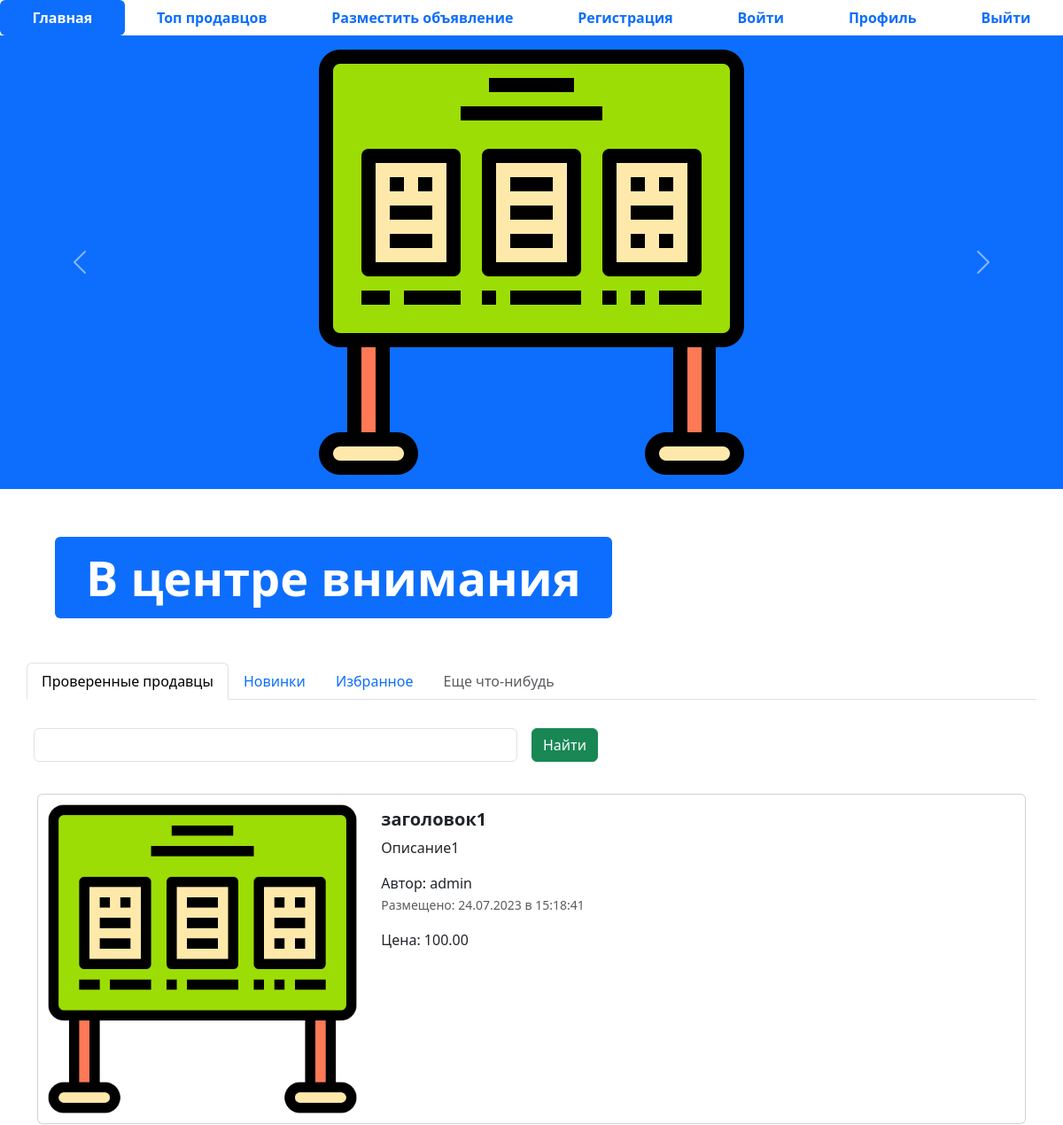
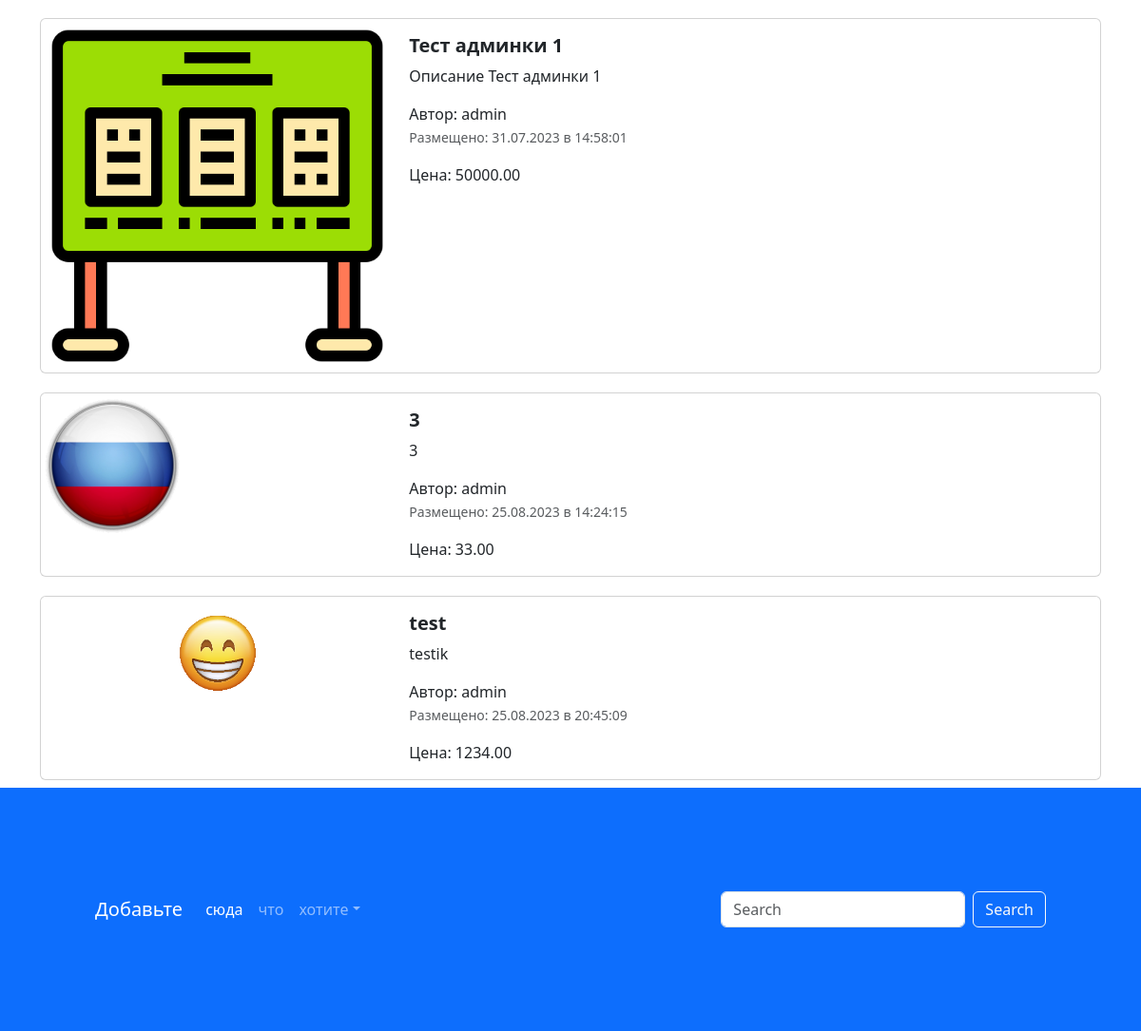
The page / on the database its author committed (2 pictures, top to bottom).
### app_advertisments/models.py (models this page shows, shortened)
class Advertisments(models.Model):
    title = models.CharField("Заголовок", max_length = 128)
    description = models.TextField("Описание")
    price = models.DecimalField("Цена", max_digits = 10, decimal_places = 2)
    auction = models.BooleanField("Торг", help_text = "Отметьте, если торг уместен")
    created_time = models.DateTimeField(auto_now_add = True)
    updated_time = models.DateTimeField(auto_now = True)
    user = models.ForeignKey(User, verbose_name = 'Пользователь', on_delete = models.CASCADE)
    image = models.ImageField("Изображение", upload_to = "advertisements/")
    class Meta:
        db_table = "advertisements"
    @admin.display(description = 'Дата создания')
    def created_date(self):
        from django.utils import timezone
        if self.created_time.date() == timezone.now().date():
            creat_time = self.created_time.time().strftime("%H:%M:%S")
            return format_html('<span style="color: green; font-weight: bold">Сегодня в {}</span>', creat_time)
        return self.created_time.strftime("%d.%m.%Y в %H:%M:%S")

### app_advertisments/views.py (the view)
# urls.py: path('', index, name='main-page'),
def index(request):
    advertisements = Advertisments.objects.all()
    context = {'advertisements': advertisements}
    return render(request, 'index.html', context)

### Templates/index.html (shortened to what this page needs)
{% extends 'base.html' %}
{% load static %}
{% block content %}
<ul class="nav nav-pills sticky-top bg-white nav-fill">
  <li class="nav-item">
    <a class="nav-link active" aria-current="page" href="{% url 'main-page' %}">
      <span style="font-weight: bold;">Главная</span>
    </a>
  </li>
  <li class="nav-item">
    <a class="nav-link" href="{% url 'top_sellers' %}"><span style="font-weight: bold;">Топ продавцов</span>
    </a>
  </li>
  <li class="nav-item">
    <a class="nav-link" href="{% url 'adv_post' %}">
      <span style="font-weight: bold;">Разместить объявление</span>
    </a>
  </li>
  <li class="nav-item">
    <a class="nav-link" href="register.html">
      <span style="font-weight: bold;">Регистрация</span>
    </a>
  </li>
  <li class="nav-item">
    <a class="nav-link" href="login.html">
      <span style="font-weight: bold;">Войти</span>
    </a>
  </li>
  <li class="nav-item">
    <a class="nav-link" href="profile.html">
      <span style="font-weight: bold;">Профиль</span>
    </a>
  </li>
  <li class="nav-item">
    <a class="nav-link" href="#">
      <span style="font-weight: bold;">Выйти</span>
    </a>
  </li>
</ul>
<div id="carouselExampleControls" class="carousel slide bg-primary" data-bs-ride="carousel">
  <div class="carousel-inner">
    <div class="carousel-item active">
      <img src="{% static 'img/pict.png' %}" class="mx-auto d-block w-33" alt="...">
    </div>
  </div>
  <button class="carousel-control-prev" type="button" data-bs-target="#carouselExampleControls" data-bs-slide="prev">
    <span class="carousel-control-prev-icon" aria-hidden="true"></span>
  </button>
  <button class="carousel-control-next" type="button" data-bs-target="#carouselExampleControls" data-bs-slide="next">
    <span class="carousel-control-next-icon" aria-hidden="true"></span>
  </button>
</div>
<div class="container" style="margin: 50px;">
  <div class="display-2">
    <span class="badge bg-primary">В центре внимания</span>
  </div>
</div>
<div class="container">
  <div class="row">
    <ul class="nav nav-tabs bg-white">
      <li class="nav-item">
        <a class="nav-link active" aria-current="page" href="#">Проверенные продавцы</a>
      </li>
      <li class="nav-item">
        <a class="nav-link" href="#">Новинки</a>
      </li>
      <li class="nav-item">
        <a class="nav-link" href="#">Избранное</a>
      </li>
      <li class="nav-item">
        <a class="nav-link disabled" href="#" tabindex="-1" aria-disabled="true">Еще что-нибудь</a>
      </li>
    </ul>
    <form class="row g-3">
      <div class="col-auto w-50">
        <input type="text" class="form-control">
      </div>
      <div class="col-auto">
        <button type="submit" class="btn btn-success mb-3">Найти</button>
      </div>
    </form>
  </div>
  {% for adv in advertisements %}
  <div class="col">
    <div class="card mb-2" style="max-width: 1200px; margin-top: 20px;">
      <div class="row g-0">
        <div class="col-md-4">
          <a href="advertisement.html" class="nav-link">
            <img src="{% if adv.image %} {{ adv.image.url }} {% else %} {% static 'img/pict.png' %} {% endif %}" class="img-fluid rounded-start" alt="Card title">
          </a>
        </div>
        <div class="col-md-8">
          <div class="card-body">
            <h5 class="card-title">
              <a href="advertisement.html" class="nav-link"><strong>{{ adv.title }}</strong></a>
            </h5>
            <a href="advertisement.html" class="nav-link">
              <p class="card-text">{{ adv.description }}</p>
              <span>Автор: {{ adv.user }}</span>
              <p class="card-text"><small class="text-muted">Размещено: {{ adv.created_date }}</small></p>
              <span>Цена: {{ adv.price }}</span>
            </a>
          </div>
        </div>
      </div>
    </div>
  </div>
  {% endfor %}
</div>
<footer style="padding: 100px;" class="bg-primary">
  <nav class="navbar navbar-expand-sm navbar-dark">
    <a class="navbar-brand" href="#">Добавьте</a>
    <div class="collapse navbar-collapse" id="collapsibleNavId">
      <ul class="navbar-nav me-auto mt-2 mt-lg-0">
        <li class="nav-item">
          <a class="nav-link active" href="#" aria-current="page">сюда</a>
        </li>
        <li class="nav-item">
          <a class="nav-link" href="#">что</a>
        </li>
        <li class="nav-item dropdown">
          <a class="nav-link dropdown-toggle" href="#" id="dropdownId" data-bs-toggle="dropdown" aria-haspopup="true"
             aria-expanded="false">хотите</a>
        </li>
      </ul>
      <form class="d-flex my-2 my-lg-0">
        <input class="form-control me-sm-2" type="text" placeholder="Search">
        <button class="btn btn-outline-light my-2 my-sm-0" type="submit">Search</button>
      </form>
    </div>
  </nav>
</footer>
{% endblock %}

### Templates/base.html (shortened to what this page needs)
<!DOCTYPE html>
{% load static %}
<html lang="en">
<head>
  <link href="{% static 'css/bootstrap.min.css' %}" rel="stylesheet">
  <link rel="stylesheet" href="{% static 'css/fontello.css' %}">
</head>
<body>
{% block content %}
{% endblock %}
</body>
</html>

### rows shown on the page
Advertisments: title "заголовок1", description "Описание1", user "admin", created_date "24.07.2023 в 15:18:41", price "100.00"
Advertisments: title "Тест админки 1", description "Описание Тест админки 1", user "admin", created_date "31.07.2023 в 14:58:01", price "50000.00"
Advertisments: image (picture), title "3", description "3", user "admin", created_date "25.08.2023 в 14:24:15", price "33.00"
Advertisments: image (picture), title "test", description "testik", user "admin", created_date "25.08.2023 в 20:45:09", price "1234.00"
